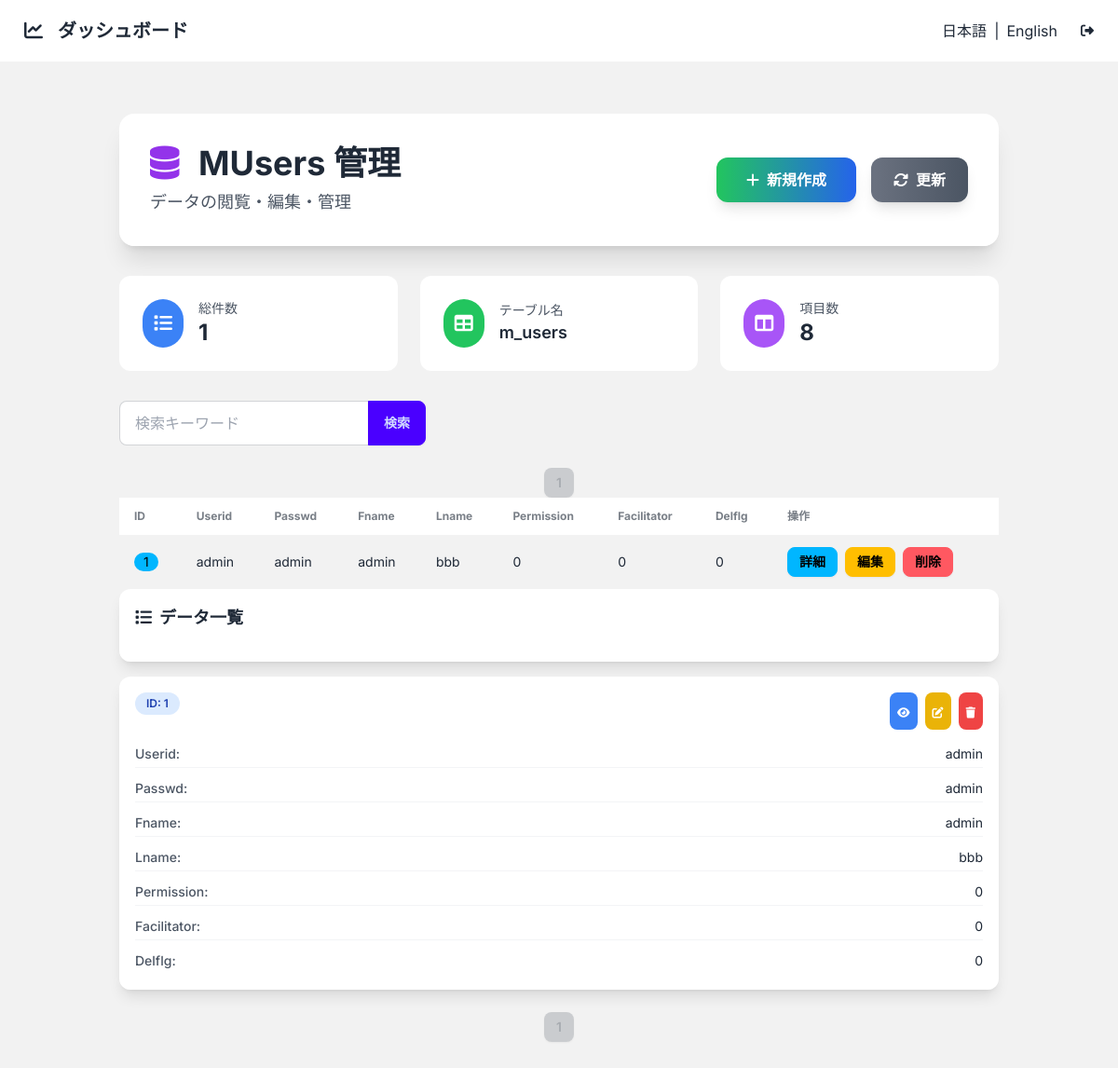
The app's page /m_users/ (signed in) with its own data.
### app/models/m_users.py (models this page shows)
class MUsers(BaseModel):
    __tablename__ = "m_users"
    __is_view__ = False
    id = Column(Integer, primary_key=True)
    userid = Column(String(50))
    passwd = Column(String(100))
    fname = Column(String(50))
    lname = Column(String(50))
    permission = Column(Integer)
    facilitator = Column(Integer)
    delflg = Column(Integer)

### app/core/base_crud.py (the view)
        @router.get("/", response_class=HTMLResponse)
        async def read_items(
            request: Request,
            db: Session = Depends(get_db),
            current_user=Depends(get_current_user),
            page: int = 1,
            per_page: int = 10,
            q: str = None
        ):
            query = db.query(model)
            if q:
                filters = [
                    col.ilike(f"%{q}%")
                    for col in model.__table__.columns
                    if hasattr(col.type, "python_type") and col.type.python_type == str
                ]
                if filters:
                    query = query.filter(or_(*filters))
            total = query.count()
            items = query.offset((page - 1) * per_page).limit(per_page).all()
            fields = [col for col in model.__table__.columns if not col.primary_key]
            return templates.TemplateResponse(
                f"{template_base}/list.html",
                {
                    "request": request,
                    "items": items,
                    "fields": fields,
                    "table_name": model.__tablename__,
                    "model_name": model.__name__,
                    "page": page,
                    "per_page": per_page,
                    "total": total,
                    "q": q or "",
                    "pk_name": pk_name,
                }
            )

### app/templates/m_users/list.html
{% extends "base_list.html" %}
{% set new_url = '/' ~ table_name ~ '/new' %}
{% block header_title %}{{ model_name }} 管理{% endblock %}

### app/templates/partials/_table.html (shortened to what this page needs)
<div class="slide-in overflow-x-auto">
    <table class="table table-zebra table-pin-rows w-full">
        <thead>
        <tr>
            <th>{{ pk_name|upper }}</th>
            {% for field in fields %}
            <th>{{ field.name.replace('_', ' ').title() }}</th>
            {% endfor %}
            <th>操作</th>
        </tr>
        </thead>
        <tbody>
        {% for item in items %}
        <tr class="hover">
            <td><span class="badge badge-info">{{ item[pk_name] }}</span></td>
            {% for field in fields %}
            <td>{{ item[field.name] if item[field.name] is not none else '—' }}</td>
            {% endfor %}
            <td>
                <div class="flex gap-2">
                    <a href="/{{ table_name }}/{{ item[pk_name] }}" class="btn btn-info btn-sm">詳細</a>
                    <a href="/{{ table_name }}/{{ item[pk_name] }}/edit" class="btn btn-warning btn-sm">編集</a>
                    <button hx-delete="/{{ table_name }}/{{ item[pk_name] }}"
                            hx-confirm="本当に削除しますか？"
                            hx-target="closest tr"
                            hx-swap="outerHTML swap:1s"
                            class="btn btn-error btn-sm">削除</button>
                </div>
            </td>
        </tr>
        {% endfor %}
        </tbody>
    </table>
</div>

### app/templates/partials/_mobile_card.html (shortened to what this page needs)
<div class="mobile-card-view space-y-4">
    <div class="glass-effect rounded-xl p-4 shadow-lg">
        <h2 class="text-lg font-bold text-gray-800 mb-4">
            <i class="fas fa-list mr-2"></i>データ一覧
        </h2>
    </div>
    {% for item in items %}
    <div class="glass-effect rounded-xl p-4 shadow-lg mobile-card">
        <div class="flex justify-between items-start mb-3">
            <div class="flex items-center">
                <span class="bg-blue-100 text-blue-800 px-3 py-1 rounded-full text-xs font-semibold mr-3">
                    {{ pk_name|upper }}: {{ item[pk_name] }}
                </span>
            </div>
            <div class="flex space-x-2">
                <a href="/{{ table_name }}/{{ item[pk_name] }}"
                    class="bg-blue-500 text-white p-2 rounded-lg">
                    <i class="fas fa-eye text-xs"></i>
                </a>
                <a href="/{{ table_name }}/{{ item[pk_name] }}/edit"
                    class="bg-yellow-500 text-white p-2 rounded-lg">
                    <i class="fas fa-edit text-xs"></i>
                </a>
                <button hx-delete="/{{ table_name }}/{{ item[pk_name] }}"
                        hx-confirm="本当に削除しますか？"
                        hx-target="closest .mobile-card"
                        hx-swap="outerHTML swap:1s"
                        class="bg-red-500 text-white p-2 rounded-lg">
                    <i class="fas fa-trash text-xs"></i>
                </button>
            </div>
        </div>
        <div class="grid grid-cols-1 gap-2">
            {% for field in fields %}
            <div class="flex justify-between items-center py-1 border-b border-gray-100 last:border-b-0">
                <span class="text-sm font-medium text-gray-600">{{ field.name.replace('_', ' ').title() }}:</span>
                <span class="text-sm text-gray-800 truncate ml-2" style="max-width: 150px;">
                    {{ item[field.name] if item[field.name] is not none else '—' }}
                </span>
            </div>
            {% endfor %}
        </div>
    </div>
    {% endfor %}
</div>

### app/templates/base.html (style rules this page uses)
body { font-family: 'Inter', sans-serif; }
.glass-effect { background: rgba(255, 255, 255, 0.95); backdrop-filter: blur(20px); border: 1px solid rgba(255, 255, 255, 0.2); }
.slide-in { animation: slideIn 0.6s ease-out forwards; }

### records on screen
MUsers: id "1", userid "admin" "admin" "admin" "bbb" "0" "0" "0", pk_name "ID", name.replace "Userid" "Passwd" "Fname" "Lname" "Permission" "Facilitator" "Delflg", userid "admin" "admin" "admin" "bbb" "0" "0" "0"

### other values on screen
{{ model_name }} "MUsers"
{{ items|length }} "1"
{{ table_name }} "m_users"
{{ fields|length + 1 }} "8"
{{ page }} "1 1"
{{ pk_name|upper }} "ID"
{{ field.name.replace('_', ' ').title() }} "Userid" "Passwd" "Fname" "Lname" "Permission" "Facilitator" "Delflg"
